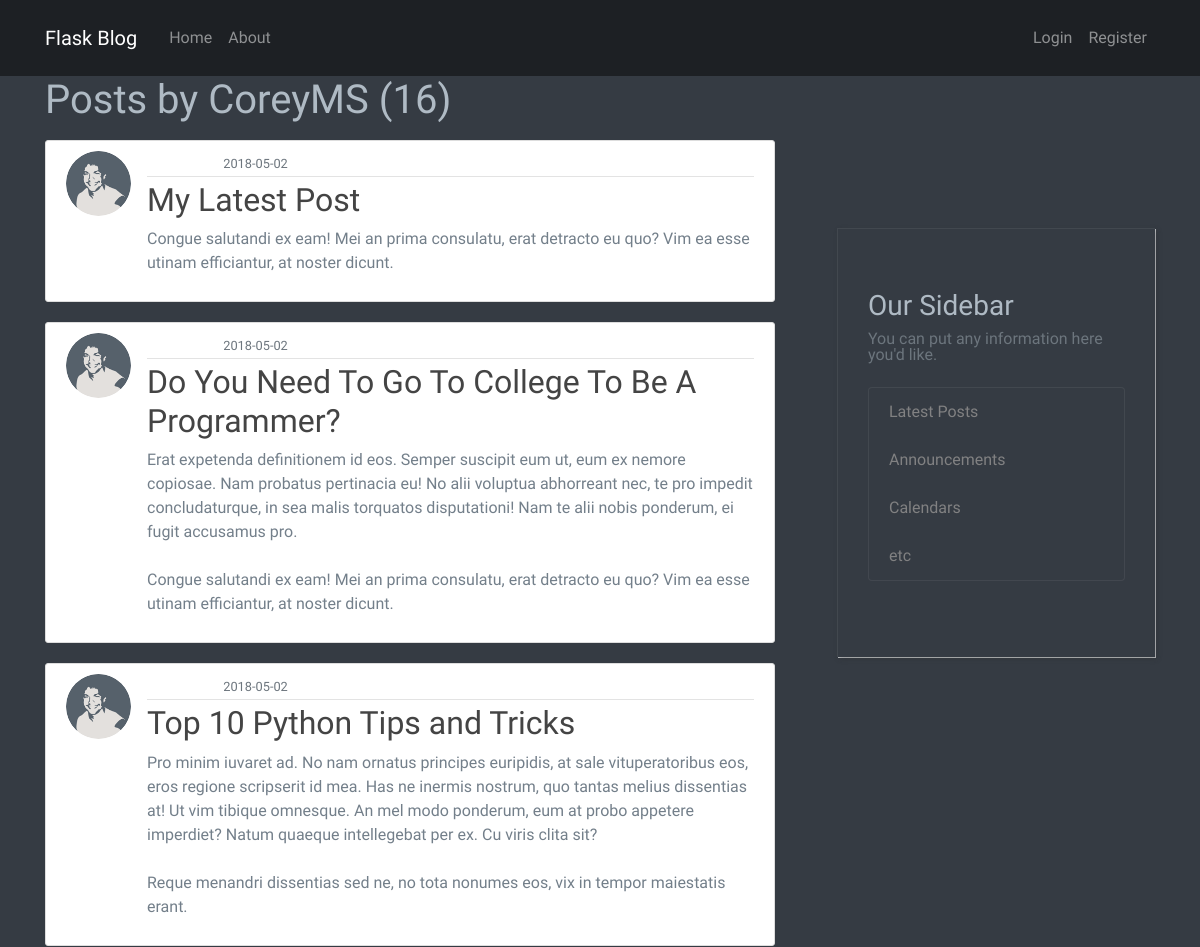
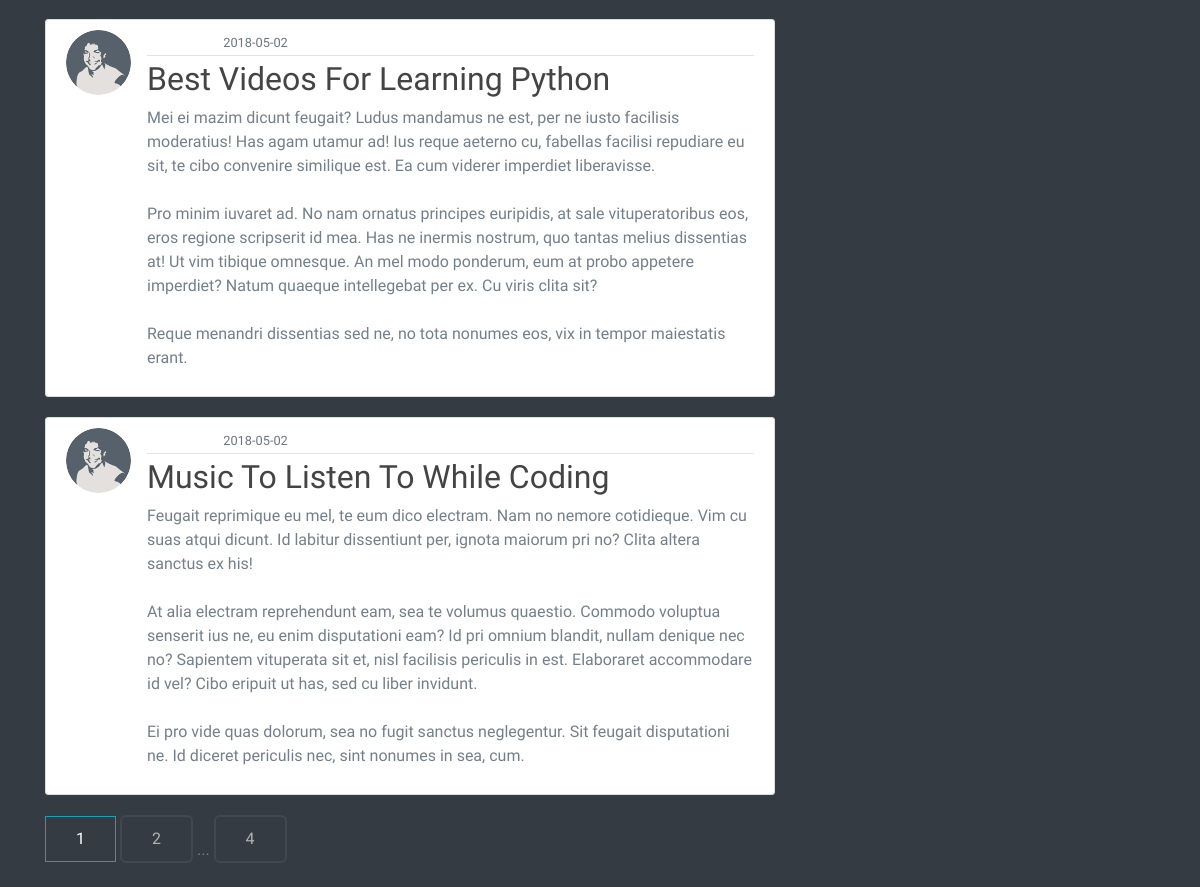
The app's page /user/CoreyMS with its own data (2 pictures, top to bottom).
### flaskblog/models.py (models this page shows, shortened)
class User(db.Model, UserMixin):
    id = db.Column(db.Integer, primary_key=True)
    username = db.Column(db.String(20), unique=True, nullable=False)
    email = db.Column(db.String(120), unique=True, nullable=False)
    image_file = db.Column(db.String(20), nullable=False, default='default.jpg')
    password = db.Column(db.String(60), nullable=False)
    posts = db.relationship('Post', backref='author', lazy=True)

class Post(db.Model):
    id = db.Column(db.Integer, primary_key=True)
    title = db.Column(db.String(100), nullable=False)
    date_posted = db.Column(db.DateTime, nullable=False, default=datetime.utcnow)
    content = db.Column(db.Text, nullable=False)
    user_id = db.Column(db.Integer, db.ForeignKey('user.id'), nullable=False)

### flaskblog/users/routes.py (the view)
@users.route("/user/<string:username>")
def user_posts(username):
    page = request.args.get('page', 1, type=int)
    user = User.query.filter_by(username=username).first_or_404()
    posts = Post.query.filter_by(author=user)\
        .order_by(Post.date_posted.desc())\
        .paginate(page=page, per_page=5)
    return render_template('user_posts.html', posts=posts, user=user)

### flaskblog/templates/user_posts.html
{% extends "layout.html" %}
{% block content %}
    <h1 class="mb-3">Posts by {{ user.username }} ({{ posts.total }})</h1>
    {% for post in posts.items %}
        <article class="media content-section">
          <img class="rounded-circle article-img" src="{{ url_for('static', filename='profile_pics/' + post.author.image_file) }}">
          <div class="media-body">
            <div class="article-metadata">
              <a class="mr-2" href="{{ url_for('users.user_posts', username=post.author.username) }}">{{ post.author.username }}</a>
              <small class="text-muted">{{ post.date_posted.strftime('%Y-%m-%d') }}</small>
            </div>
            <h2><a class="article-title" href="{{ url_for('posts.post', post_id=post.id) }}">{{ post.title }}</a></h2>
            <p class="article-content">{{ post.content }}</p>
          </div>
        </article>
    {% endfor %}
    {% for page_num in posts.iter_pages(left_edge=1, right_edge=1, left_current=1, right_current=2) %}
      {% if page_num %}
        {% if posts.page == page_num %}
          <a class="btn btn-info mb-4" href="{{ url_for('users.user_posts', username=user.username, page=page_num) }}">{{ page_num }}</a>
        {% else %}
          <a class="btn btn-outline-info mb-4" href="{{ url_for('users.user_posts', username=user.username, page=page_num) }}">{{ page_num }}</a>
        {% endif %}
      {% else %}
        ...
      {% endif %}
    {% endfor %}
{% endblock content %}

### flaskblog/static/css/style.css (style rules this page uses)
html { background-color: #353b43; color: #737f8a; }
body { background-color: #353b43; font-family: "Anaheim", sans-serif; color: #737f8a; -webkit-font-smoothing: antialiased; position: relative; }
h1, h2, h3, h4, h5, h6 { font-weight: 400; font-family: "Quattrocento Sans", sans-serif; color: #afbac4; }
p { font-family: "Quattrocento Sans", sans-serif; }
a { color: #fff; transition: all 0.3s ease-in 0s; }
a, a:focus, a:hover { text-decoration: none; outline: 0; }
.btn { background-color: transparent; color: #fff; padding: 10px 30px; border-radius: 0; transition: all 0.3s ease-in 0s; }
a { transition: all 0.2s ease-in 0s; }

### flaskblog/static/css/custom.css (style rules this page uses)
.btn-outline-info { color: #B2B2B2; border: 2px solid rgba(236, 239, 241, 0.07); border-radius: 6px; }
.text-muted { color: #6c757d !important; line-height: 1em; padding-bottom: 0.54em; }

### flaskblog/static/main.css (style rules this page uses)
body { background: #353B43; color: #737f8a; }
h1, h2, h3, h4, h5, h6 { font-weight: 400; font-family: "Quattrocento Sans", sans-serif; color: #afbac4; }
.content-section { background: #ffffff; padding: 10px 20px; border: 1px solid #dddddd; border-radius: 3px; margin-bottom: 20px; }
.article-title { color: #444444; }
.article-content { white-space: pre-line; }
.article-img { height: 65px; width: 65px; margin-right: 16px; }
.article-metadata { padding-bottom: 1px; margin-bottom: 4px; border-bottom: 1px solid #e3e3e3 }

### records on screen
User: username "CoreyMS"
Post: image_file (picture), date_posted "2018-05-02", title "My Latest Post", content "Congue salutandi ex eam! Mei an prima consulatu, erat detracto eu quo? Vim ea esse utinam efficiantur, at noster dicunt."
Post: image_file (picture), date_posted "2018-05-02", title "Do You Need To Go To College To Be A Programmer?", content "Erat expetenda definitionem id eos. Semper suscipit eum ut, eum ex nemore copiosae. Nam probatus pertinacia eu! No alii voluptua abhorreant nec, te pro impedit concludaturque, in sea malis torquatos disputationi! Nam te alii nobis ponderum, ei fugit accusamus pro. Congue salutandi ex eam! Mei an prima consulatu, erat detracto eu quo? Vim ea esse utinam efficiantur, at noster dicunt."
Post: image_file (picture), date_posted "2018-05-02", title "Top 10 Python Tips and Tricks", content "Pro minim iuvaret ad. No nam ornatus principes euripidis, at sale vituperatoribus eos, eros regione scripserit id mea. Has ne inermis nostrum, quo tantas melius dissentias at! Ut vim tibique omnesque. An mel modo ponderum, eum at probo appetere imperdiet? Natum quaeque intellegebat per ex. Cu viris clita sit? Reque menandri dissentias sed ne, no tota nonumes eos, vix in tempor maiestatis erant."
Post: image_file (picture), date_posted "2018-05-02", title "Best Videos For Learning Python", content "Mei ei mazim dicunt feugait? Ludus mandamus ne est, per ne iusto facilisis moderatius! Has agam utamur ad! Ius reque aeterno cu, fabellas facilisi repudiare eu sit, te cibo convenire similique est. Ea cum viderer imperdiet liberavisse. Pro minim iuvaret ad. No nam ornatus principes euripidis, at sale vituperatoribus eos, eros regione scripserit id mea. Has ne inermis nostrum, quo tantas melius dissentias at! Ut vim tibique omnesque. An mel modo ponderum, eum at probo appetere imperdiet? Natum quaeque intellegebat per ex. Cu viris clita sit? Reque menandri dissentias sed ne, no tota nonumes eos, vix in tempor maiestatis erant."
Post: image_file (picture), date_posted "2018-05-02", title "Music To Listen To While Coding", content "Feugait reprimique eu mel, te eum dico electram. Nam no nemore cotidieque. Vim cu suas atqui dicunt. Id labitur dissentiunt per, ignota maiorum pri no? Clita altera sanctus ex his! At alia electram reprehendunt eam, sea te volumus quaestio. Commodo voluptua senserit ius ne, eu enim disputationi eam? Id pri omnium blandit, nullam denique nec no? Sapientem vituperata sit et, nisl facilisis periculis in est. Elaboraret accommodare id vel? Cibo eripuit ut has, sed cu liber invidunt. Ei pro vide quas dolorum, sea no fugit sanctus neglegentur. Sit feugait disputationi ne. Id diceret periculis nec, sint nonumes in sea, cum."

### other values on screen
{{ posts.total }} "16"
{{ page_num }} "1"
{{ page_num }} "2" "4"
